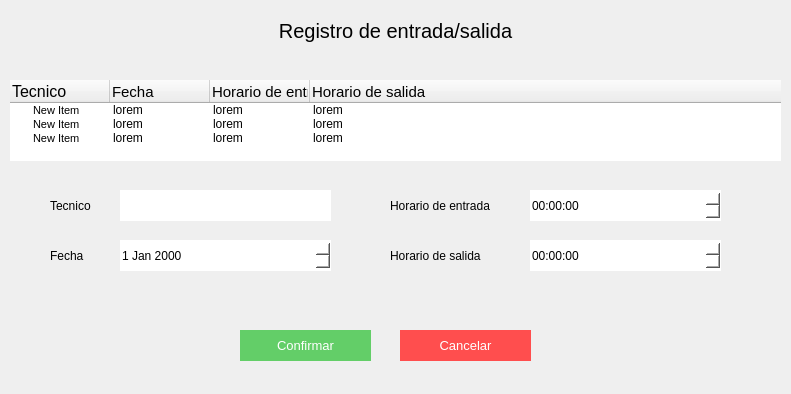
<?xml version="1.0" encoding="UTF-8"?>
<ui version="4.0">
 <class>Form</class>
 <widget class="QWidget" name="Form">
  <property name="geometry">
   <rect>
    <x>0</x>
    <y>0</y>
    <width>791</width>
    <height>394</height>
   </rect>
  </property>
  <property name="windowTitle">
   <string>Form</string>
  </property>
  <widget class="QLabel" name="label_2">
   <property name="geometry">
    <rect>
     <x>-20</x>
     <y>10</y>
     <width>831</width>
     <height>41</height>
    </rect>
   </property>
   <property name="styleSheet">
    <string notr="true">font-size:20px;
</string>
   </property>
   <property name="text">
    <string>Registro de entrada/salida</string>
   </property>
   <property name="alignment">
    <set>Qt::AlignCenter</set>
   </property>
  </widget>
  <widget class="QLabel" name="label_5">
   <property name="geometry">
    <rect>
     <x>390</x>
     <y>190</y>
     <width>131</width>
     <height>31</height>
    </rect>
   </property>
   <property name="styleSheet">
    <string notr="true">font: 11pt &quot;MS Shell Dlg 2&quot;;
text-align:center;</string>
   </property>
   <property name="text">
    <string>Horario de entrada</string>
   </property>
  </widget>
  <widget class="QLabel" name="label_4">
   <property name="geometry">
    <rect>
     <x>50</x>
     <y>240</y>
     <width>121</width>
     <height>31</height>
    </rect>
   </property>
   <property name="styleSheet">
    <string notr="true">font: 11pt &quot;MS Shell Dlg 2&quot;;
text-align:center;</string>
   </property>
   <property name="text">
    <string>Fecha</string>
   </property>
  </widget>
  <widget class="QLineEdit" name="ca_input_1">
   <property name="geometry">
    <rect>
     <x>120</x>
     <y>190</y>
     <width>211</width>
     <height>31</height>
    </rect>
   </property>
   <property name="styleSheet">
    <string notr="true">border:none;
background-color: rgb(255, 255, 255);
font: 11pt &quot;MS Shell Dlg 2&quot;;</string>
   </property>
   <property name="text">
    <string/>
   </property>
  </widget>
  <widget class="QLabel" name="label">
   <property name="geometry">
    <rect>
     <x>50</x>
     <y>190</y>
     <width>51</width>
     <height>31</height>
    </rect>
   </property>
   <property name="styleSheet">
    <string notr="true">font: 11pt &quot;MS Shell Dlg 2&quot;;
text-align:center;</string>
   </property>
   <property name="text">
    <string>Tecnico</string>
   </property>
  </widget>
  <widget class="QPushButton" name="ca_btn_confirmar">
   <property name="geometry">
    <rect>
     <x>240</x>
     <y>330</y>
     <width>131</width>
     <height>31</height>
    </rect>
   </property>
   <property name="styleSheet">
    <string notr="true">background-color: rgb(99, 206, 104);
color:white;
font-size:10pt;
border:none;</string>
   </property>
   <property name="text">
    <string>Confirmar</string>
   </property>
  </widget>
  <widget class="QPushButton" name="ca_btn_cancelar">
   <property name="geometry">
    <rect>
     <x>400</x>
     <y>330</y>
     <width>131</width>
     <height>31</height>
    </rect>
   </property>
   <property name="styleSheet">
    <string notr="true">color:white;
font-size:10pt;
border:none;
background-color:#ff4e4e;</string>
   </property>
   <property name="text">
    <string>Cancelar</string>
   </property>
  </widget>
  <widget class="QTreeWidget" name="ca_tabla">
   <property name="geometry">
    <rect>
     <x>10</x>
     <y>80</y>
     <width>771</width>
     <height>81</height>
    </rect>
   </property>
   <property name="styleSheet">
    <string notr="true">border:none;</string>
   </property>
   <column>
    <property name="text">
     <string>Tecnico</string>
    </property>
    <property name="font">
     <font>
      <pointsize>12</pointsize>
     </font>
    </property>
   </column>
   <column>
    <property name="text">
     <string>Fecha</string>
    </property>
    <property name="font">
     <font>
      <pointsize>11</pointsize>
     </font>
    </property>
   </column>
   <column>
    <property name="text">
     <string>Horario de entrada</string>
    </property>
    <property name="font">
     <font>
      <pointsize>11</pointsize>
     </font>
    </property>
   </column>
   <column>
    <property name="text">
     <string>Horario de salida</string>
    </property>
    <property name="font">
     <font>
      <pointsize>11</pointsize>
     </font>
    </property>
   </column>
   <item>
    <property name="text">
     <string>New Item  </string>
    </property>
    <property name="font">
     <font>
      <pointsize>8</pointsize>
     </font>
    </property>
    <property name="text">
     <string>lorem</string>
    </property>
    <property name="text">
     <string>lorem</string>
    </property>
    <property name="text">
     <string>lorem</string>
    </property>
   </item>
   <item>
    <property name="text">
     <string>New Item</string>
    </property>
    <property name="font">
     <font>
      <pointsize>8</pointsize>
     </font>
    </property>
    <property name="text">
     <string>lorem</string>
    </property>
    <property name="text">
     <string>lorem</string>
    </property>
    <property name="text">
     <string>lorem</string>
    </property>
   </item>
   <item>
    <property name="text">
     <string>New Item</string>
    </property>
    <property name="font">
     <font>
      <pointsize>8</pointsize>
     </font>
    </property>
    <property name="text">
     <string>lorem</string>
    </property>
    <property name="text">
     <string>lorem</string>
    </property>
    <property name="text">
     <string>lorem</string>
    </property>
   </item>
  </widget>
  <widget class="QLabel" name="label_6">
   <property name="geometry">
    <rect>
     <x>390</x>
     <y>240</y>
     <width>131</width>
     <height>31</height>
    </rect>
   </property>
   <property name="styleSheet">
    <string notr="true">font: 11pt &quot;MS Shell Dlg 2&quot;;
text-align:center;</string>
   </property>
   <property name="text">
    <string>Horario de salida</string>
   </property>
  </widget>
  <widget class="QDateEdit" name="ca_input_2">
   <property name="geometry">
    <rect>
     <x>120</x>
     <y>240</y>
     <width>211</width>
     <height>31</height>
    </rect>
   </property>
   <property name="styleSheet">
    <string notr="true">border:none;
background-color: rgb(255, 255, 255);
font: 11pt &quot;MS Shell Dlg 2&quot;;</string>
   </property>
  </widget>
  <widget class="QTimeEdit" name="ca_input_3">
   <property name="geometry">
    <rect>
     <x>530</x>
     <y>190</y>
     <width>191</width>
     <height>31</height>
    </rect>
   </property>
   <property name="styleSheet">
    <string notr="true">border:none;
background-color: rgb(255, 255, 255);
font: 11pt &quot;MS Shell Dlg 2&quot;;</string>
   </property>
  </widget>
  <widget class="QTimeEdit" name="ca_input_4">
   <property name="geometry">
    <rect>
     <x>530</x>
     <y>240</y>
     <width>191</width>
     <height>31</height>
    </rect>
   </property>
   <property name="styleSheet">
    <string notr="true">border:none;
background-color: rgb(255, 255, 255);
font: 11pt &quot;MS Shell Dlg 2&quot;;</string>
   </property>
  </widget>
 </widget>
 <resources/>
 <connections/>
</ui>
